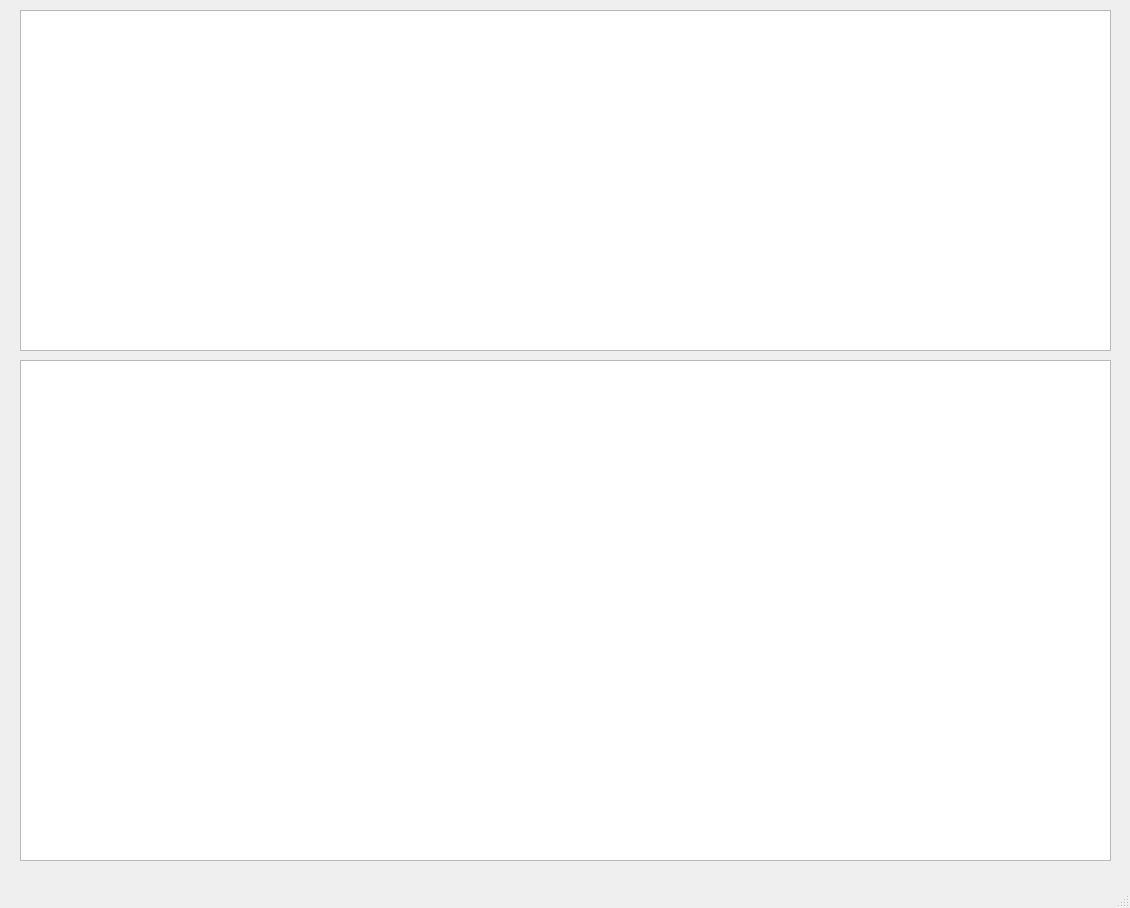
<?xml version="1.0" encoding="UTF-8"?>
<ui version="4.0">
 <class>MainWindow</class>
 <widget class="QMainWindow" name="MainWindow">
  <property name="geometry">
   <rect>
    <x>0</x>
    <y>0</y>
    <width>1130</width>
    <height>908</height>
   </rect>
  </property>
  <property name="windowTitle">
   <string>MainWindow</string>
  </property>
  <widget class="QWidget" name="centralwidget">
   <widget class="QTreeView" name="treeView">
    <property name="geometry">
     <rect>
      <x>20</x>
      <y>10</y>
      <width>1091</width>
      <height>341</height>
     </rect>
    </property>
   </widget>
   <widget class="QTableView" name="tableView">
    <property name="geometry">
     <rect>
      <x>20</x>
      <y>360</y>
      <width>1091</width>
      <height>501</height>
     </rect>
    </property>
   </widget>
  </widget>
  <widget class="QMenuBar" name="menubar">
   <property name="geometry">
    <rect>
     <x>0</x>
     <y>0</y>
     <width>1130</width>
     <height>21</height>
    </rect>
   </property>
  </widget>
  <widget class="QStatusBar" name="statusbar"/>
 </widget>
 <resources/>
 <connections/>
</ui>
